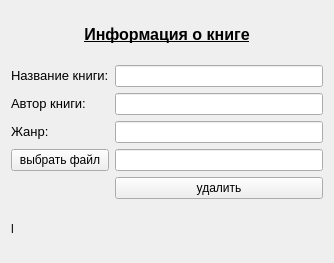
<?xml version="1.0" encoding="UTF-8"?>
<ui version="4.0">
 <class>Form</class>
 <widget class="QWidget" name="Form">
  <property name="geometry">
   <rect>
    <x>0</x>
    <y>0</y>
    <width>334</width>
    <height>263</height>
   </rect>
  </property>
  <property name="windowTitle">
   <string>Добавить в прочитанное</string>
  </property>
  <layout class="QGridLayout" name="gridLayout">
   <item row="0" column="0" colspan="2">
    <widget class="QLabel" name="label">
     <property name="maximumSize">
      <size>
       <width>500</width>
       <height>70</height>
      </size>
     </property>
     <property name="whatsThis">
      <string>&lt;html&gt;&lt;head/&gt;&lt;body&gt;&lt;p align=&quot;justify&quot;&gt;&lt;br/&gt;&lt;/p&gt;&lt;/body&gt;&lt;/html&gt;</string>
     </property>
     <property name="text">
      <string>&lt;html&gt;&lt;head/&gt;&lt;body&gt;&lt;p align=&quot;center&quot;&gt;&lt;span style=&quot; font-size:12pt; font-weight:600; text-decoration: underline;&quot;&gt;Информация о книге&lt;/span&gt;&lt;/p&gt;&lt;/body&gt;&lt;/html&gt;</string>
     </property>
    </widget>
   </item>
   <item row="1" column="0">
    <widget class="QLabel" name="label_2">
     <property name="text">
      <string>&lt;html&gt;&lt;head/&gt;&lt;body&gt;&lt;p&gt;&lt;span style=&quot; font-size:10pt;&quot;&gt;Название книги:&lt;/span&gt;&lt;/p&gt;&lt;/body&gt;&lt;/html&gt;</string>
     </property>
    </widget>
   </item>
   <item row="1" column="1">
    <widget class="QLineEdit" name="delbookbtn"/>
   </item>
   <item row="2" column="0">
    <widget class="QLabel" name="label_3">
     <property name="text">
      <string>&lt;html&gt;&lt;head/&gt;&lt;body&gt;&lt;p&gt;&lt;span style=&quot; font-size:10pt;&quot;&gt;Автор книги:&lt;/span&gt;&lt;/p&gt;&lt;/body&gt;&lt;/html&gt;</string>
     </property>
    </widget>
   </item>
   <item row="2" column="1">
    <widget class="QLineEdit" name="delautbtn"/>
   </item>
   <item row="3" column="0">
    <widget class="QLabel" name="label_4">
     <property name="text">
      <string>&lt;html&gt;&lt;head/&gt;&lt;body&gt;&lt;p&gt;&lt;span style=&quot; font-size:10pt;&quot;&gt;Жанр:&lt;/span&gt;&lt;/p&gt;&lt;/body&gt;&lt;/html&gt;</string>
     </property>
    </widget>
   </item>
   <item row="3" column="1">
    <widget class="QLineEdit" name="delgenrebtn"/>
   </item>
   <item row="4" column="0">
    <widget class="QPushButton" name="delselfilebtn">
     <property name="text">
      <string>выбрать файл</string>
     </property>
    </widget>
   </item>
   <item row="4" column="1">
    <widget class="QLineEdit" name="filenameedt"/>
   </item>
   <item row="5" column="1">
    <widget class="QPushButton" name="deletebtn">
     <property name="text">
      <string>удалить</string>
     </property>
    </widget>
   </item>
   <item row="6" column="0" colspan="2">
    <widget class="QLabel" name="label_6">
     <property name="text">
      <string>l</string>
     </property>
    </widget>
   </item>
  </layout>
 </widget>
 <resources/>
 <connections/>
</ui>
